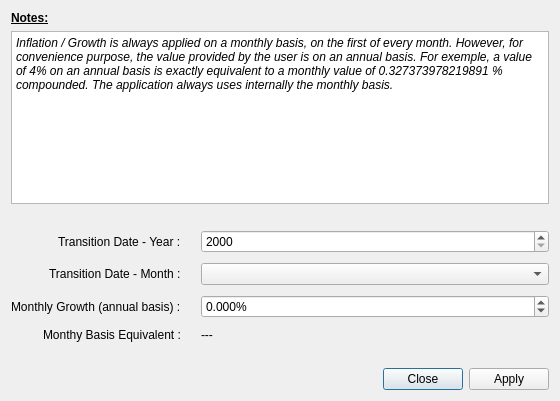
<?xml version="1.0" encoding="UTF-8"?>
<ui version="4.0">
 <class>EditGrowthElementDialog</class>
 <widget class="QDialog" name="EditGrowthElementDialog">
  <property name="windowModality">
   <enum>Qt::ApplicationModal</enum>
  </property>
  <property name="geometry">
   <rect>
    <x>0</x>
    <y>0</y>
    <width>560</width>
    <height>401</height>
   </rect>
  </property>
  <property name="windowTitle">
   <string>Dialog</string>
  </property>
  <property name="modal">
   <bool>true</bool>
  </property>
  <layout class="QVBoxLayout" name="verticalLayout_2">
   <item>
    <widget class="QLabel" name="label_4">
     <property name="font">
      <font>
       <bold>true</bold>
       <underline>true</underline>
      </font>
     </property>
     <property name="text">
      <string>Notes:</string>
     </property>
    </widget>
   </item>
   <item>
    <widget class="QPlainTextEdit" name="plainTextEdit">
     <property name="font">
      <font>
       <italic>true</italic>
      </font>
     </property>
     <property name="readOnly">
      <bool>true</bool>
     </property>
     <property name="plainText">
      <string>Inflation / Growth is always applied on a monthly basis, on the first of every month. However, for convenience purpose, the value provided by the user is on an annual basis. For exemple, a value of 4% on an annual basis is exactly equivalent to a monthly value of 0.327373978219891 % compounded. The application always uses internally the monthly basis.</string>
     </property>
    </widget>
   </item>
   <item>
    <spacer name="verticalSpacer_2">
     <property name="orientation">
      <enum>Qt::Vertical</enum>
     </property>
     <property name="sizeType">
      <enum>QSizePolicy::Fixed</enum>
     </property>
     <property name="sizeHint" stdset="0">
      <size>
       <width>20</width>
       <height>20</height>
      </size>
     </property>
    </spacer>
   </item>
   <item>
    <layout class="QVBoxLayout" name="verticalLayout">
     <item>
      <layout class="QFormLayout" name="formLayout">
       <property name="labelAlignment">
        <set>Qt::AlignRight|Qt::AlignTrailing|Qt::AlignVCenter</set>
       </property>
       <property name="horizontalSpacing">
        <number>20</number>
       </property>
       <property name="verticalSpacing">
        <number>10</number>
       </property>
       <item row="2" column="0">
        <widget class="QLabel" name="growthLabel">
         <property name="font">
          <font>
           <bold>false</bold>
          </font>
         </property>
         <property name="text">
          <string>Monthly Growth (annual basis) :</string>
         </property>
        </widget>
       </item>
       <item row="0" column="0">
        <widget class="QLabel" name="label_3">
         <property name="font">
          <font>
           <bold>false</bold>
          </font>
         </property>
         <property name="text">
          <string>Transition Date - Year :</string>
         </property>
        </widget>
       </item>
       <item row="2" column="1">
        <widget class="QDoubleSpinBox" name="growthDoubleSpinBox">
         <property name="suffix">
          <string>%</string>
         </property>
         <property name="decimals">
          <number>3</number>
         </property>
         <property name="minimum">
          <double>-100.000000000000000</double>
         </property>
         <property name="maximum">
          <double>10000.000000000000000</double>
         </property>
        </widget>
       </item>
       <item row="1" column="0">
        <widget class="QLabel" name="label_2">
         <property name="font">
          <font>
           <bold>false</bold>
          </font>
         </property>
         <property name="text">
          <string>Transition Date - Month :</string>
         </property>
        </widget>
       </item>
       <item row="0" column="1">
        <widget class="QSpinBox" name="yearSpinBox">
         <property name="minimum">
          <number>2000</number>
         </property>
         <property name="maximum">
          <number>2999</number>
         </property>
        </widget>
       </item>
       <item row="1" column="1">
        <widget class="QComboBox" name="monthComboBox"/>
       </item>
       <item row="3" column="0">
        <widget class="QLabel" name="label">
         <property name="font">
          <font>
           <bold>false</bold>
          </font>
         </property>
         <property name="text">
          <string>Monthy Basis Equivalent :</string>
         </property>
        </widget>
       </item>
       <item row="3" column="1">
        <widget class="QLabel" name="monthlyLabel">
         <property name="text">
          <string>---</string>
         </property>
        </widget>
       </item>
      </layout>
     </item>
     <item>
      <spacer name="verticalSpacer">
       <property name="orientation">
        <enum>Qt::Vertical</enum>
       </property>
       <property name="sizeType">
        <enum>QSizePolicy::Fixed</enum>
       </property>
       <property name="sizeHint" stdset="0">
        <size>
         <width>20</width>
         <height>20</height>
        </size>
       </property>
      </spacer>
     </item>
     <item>
      <layout class="QHBoxLayout" name="horizontalLayout">
       <item>
        <spacer name="horizontalSpacer">
         <property name="orientation">
          <enum>Qt::Horizontal</enum>
         </property>
         <property name="sizeHint" stdset="0">
          <size>
           <width>40</width>
           <height>20</height>
          </size>
         </property>
        </spacer>
       </item>
       <item>
        <widget class="QPushButton" name="closePushButton">
         <property name="text">
          <string>Close</string>
         </property>
        </widget>
       </item>
       <item>
        <widget class="QPushButton" name="applyPushButton">
         <property name="text">
          <string>Apply</string>
         </property>
        </widget>
       </item>
      </layout>
     </item>
    </layout>
   </item>
  </layout>
 </widget>
 <resources/>
 <connections/>
</ui>
